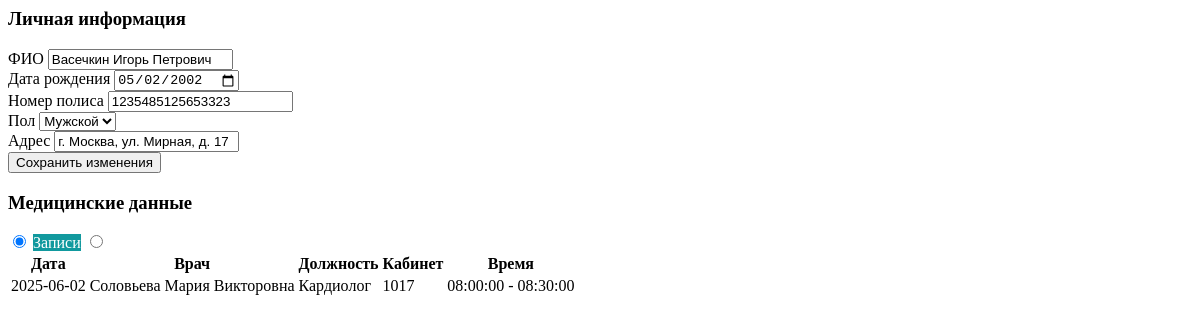
Page /get_patient.php?id=90 on the committed database.
### tables this page shows
CREATE TABLE `information_about_patient` (
  `id_patient` int(11) NOT NULL,
  `full_name` varchar(255) NOT NULL,
  `birthday` date NOT NULL,
  `policy_number` varchar(90) NOT NULL,
  `address` varchar(255) NOT NULL,
  `gender` varchar(90) NOT NULL
);

CREATE TABLE `appointment` (
  `id_appointment` int(11) NOT NULL,
  `date` date NOT NULL,
  `id_doctor` int(11) DEFAULT NULL,
  `id_ranges` int(11) NOT NULL,
  `id_patient` int(11) DEFAULT NULL,
  `id_cabinet` int(11) NOT NULL,
  `id_referral` int(11) DEFAULT NULL,
  `id_medical_history` int(11) DEFAULT NULL
);

CREATE TABLE `staff` (
  `id_doctor` int(11) NOT NULL,
  `full_name` varchar(255) NOT NULL,
  `birthday` date NOT NULL,
  `post` varchar(90) NOT NULL,
  `status` tinyint(1) NOT NULL,
  `address` varchar(255) NOT NULL,
  `phone_number` varchar(90) NOT NULL,
  `id_department` int(11) NOT NULL
);

CREATE TABLE `cabinet` (
  `id_cabinet` int(11) NOT NULL,
  `number_of_cabinet` int(11) NOT NULL,
  `id_department` int(11) NOT NULL
);

CREATE TABLE `operating_ranges` (
  `id_ranges` int(11) NOT NULL,
  `range_start` time NOT NULL,
  `range_end` time NOT NULL
);

### get_patient.php (the view, shortened to what this page needs)
<?php
include 'bd.php';
if (isset($_GET['id'])) {
    $patient_id = intval($_GET['id']);
    $sql = "SELECT * FROM `information_about_patient` WHERE id_patient = ?";
    $stmt = $conn->prepare($sql);
    $stmt->bind_param("i", $patient_id);
    $stmt->execute();
    $result = $stmt->get_result();
    $patient_data = $result->fetch_assoc();
    $sql_appointment = "SELECT appointment.id_appointment, appointment.date,
                        staff.full_name AS doctor_name, staff.post AS doctor_post,
                        cabinet.number_of_cabinet,
                        operating_ranges.range_start, operating_ranges.range_end
                        FROM appointment
                        JOIN staff ON staff.id_doctor = appointment.id_doctor
                        JOIN cabinet ON cabinet.id_cabinet = appointment.id_cabinet
                        JOIN operating_ranges ON operating_ranges.id_ranges = appointment.id_ranges
                        WHERE appointment.id_patient = ?";
    $stmt = $conn->prepare($sql_appointment);
    $stmt->bind_param("i", $patient_id);
    $stmt->execute();
    $appointments = $stmt->get_result()->fetch_all(MYSQLI_ASSOC);
    $html = '<div class="card mb-4">
                <div class="card-header">
                    <h3>Личная информация</h3>
                </div>
                <div class="card-body">
                    <form id="patientForm">
                        <div class="row">
                            <div class="col-md-6">
                                <div class="mb-3">
                                    <label class="form-label">ФИО</label>
                                    <input type="text" class="form-control" name="full_name" value="'.htmlspecialchars($patient_data['full_name']).'">
                                </div>
                                <div class="mb-3">
                                    <label class="form-label">Дата рождения</label>
                                    <input type="date" class="form-control" name="birthday" value="'.$patient_data['birthday'].'">
                                </div>
                            </div>
                            <div class="col-md-6">
                                <div class="mb-3">
                                    <label class="form-label">Номер полиса</label>
                                    <input type="text" class="form-control" name="policy_number" value="'.htmlspecialchars($patient_data['policy_number']).'">
                                </div>
                                <div class="mb-3">
                                    <label class="form-label">Пол</label>
                                    <select class="form-select" name="gender">
                                        <option value="М" '.($patient_data['gender'] == 'М' ? 'selected' : '').'>Мужской</option>
                                        <option value="Ж" '.($patient_data['gender'] == 'Ж' ? 'selected' : '').'>Женский</option>
                                    </select>
                                </div>
                            </div>
                        </div>
                        <div class="mb-3">
                            <label class="form-label">Адрес</label>
                            <input type="text" class="form-control" name="address" value="'.htmlspecialchars($patient_data['address']).'">
                        </div>
                        <button type="button" class="btn btn-primary" onclick="savePatientInfo('.$patient_id.')">Сохранить изменения</button>
                    </form>
                </div>
            </div>';
    $html .= '<div class="card">
                <div class="card-header">
                    <div class="d-flex justify-content-between align-items-center">
                        <h3>Медицинские данные</h3>
                        <div class="btn-group" role="group">
                            <input type="radio" class="btn-check" name="dataType" id="appointmentsRadio" autocomplete="off" checked>
                            <label class="btn btn-outline-primary" for="appointmentsRadio">Записи</label>
                            <input type="radio" class="btn-check" name="dataType" id="referralsRadio" autocomplete="off">
                            <label class="btn btn-outline-primary" for="referralsRadio">Направления</label>
                        </div>
                    </div>
                </div>
                <div class="card-body">
                    <div id="appointmentsTable">
                        <table class="table">
                            <thead>
                                <tr>
                                    <th>Дата</th>
                                    <th>Врач</th>
                                    <th>Должность</th>
                                    <th>Кабинет</th>
                                    <th>Время</th>
                                </tr>
                            </thead>
                            <tbody>';
    foreach ($appointments as $appointment) {
        $html .= '<tr style="cursor: pointer;" class="patient-appointment" data-id="' . htmlspecialchars($appointment['id_appointment']) . '">
                    <td>'.$appointment['date'].'</td>
                    <td>'.htmlspecialchars($appointment['doctor_name']).'</td>
                    <td>'.htmlspecialchars($appointment['doctor_post']).'</td>
                    <td>'.$appointment['number_of_cabinet'].'</td>
                    <td>'.$appointment['range_start'].' - '.$appointment['range_end'].'</td>
                  </tr>';
    }
    $html .= '</tbody></table></div>
              <div id="referralsTable" style="display: none;">
                  <table class="table">
                      <thead>
                          <tr>
                              <th>Дата начала</th>
                              <th>Дата окончания</th>
                              <th>Врач по направлению</th>
                              <th>Должность</th>
                              <th>Врач, выдавший направление</th>
                              <th>Должность</th>
                          </tr>
                      </thead>
                      <tbody>';
    $html .= '</tbody></table></div></div></div>';
    echo $html;
}
?>

### get_patient.php (style rules this page uses)
.btn-group .btn-outline-primary { color: white; border-color: #11999e; }
.btn-check:checked + .btn-outline-primary { background-color: #11999e; border-color: #11999e; color: white; }

### rows in the picture
information_about_patient: full_name "Васечкин Игорь Петрович", birthday "05/02/2002", policy_number "1235485125653323", gender "Мужской", address "г. Москва, ул. Мирная, д. 17"
appointment: date "2025-06-02", id_doctor.full_name "Соловьева Мария Викторовна", id_doctor.post "Кардиолог", id_cabinet.number_of_cabinet "1017", id_ranges.range_start "08:00:00", id_ranges.range_end "08:30:00"
